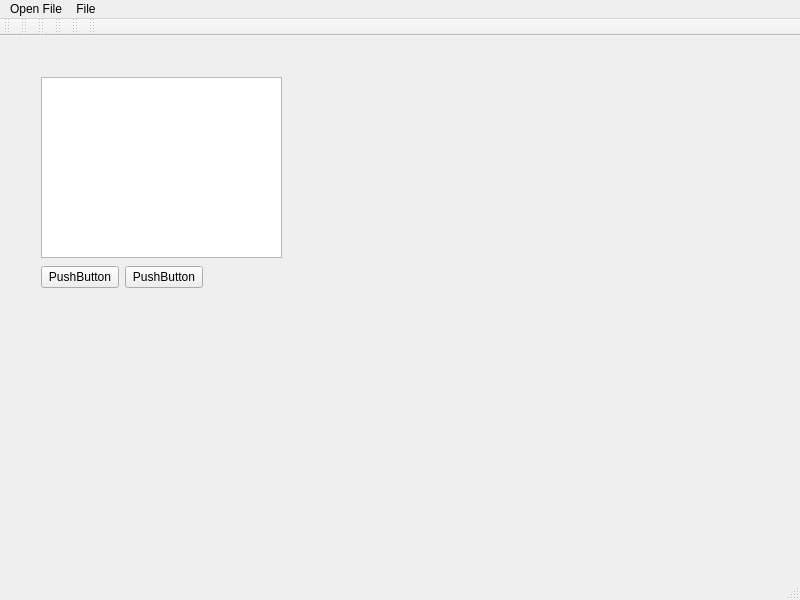
<?xml version="1.0" encoding="UTF-8"?>
<ui version="4.0">
 <class>MainWindow</class>
 <widget class="QMainWindow" name="MainWindow">
  <property name="geometry">
   <rect>
    <x>0</x>
    <y>0</y>
    <width>800</width>
    <height>600</height>
   </rect>
  </property>
  <property name="windowTitle">
   <string>MainWindow</string>
  </property>
  <widget class="QWidget" name="centralwidget">
   <widget class="QWidget" name="layoutWidget">
    <property name="geometry">
     <rect>
      <x>41</x>
      <y>31</y>
      <width>272</width>
      <height>194</height>
     </rect>
    </property>
    <layout class="QHBoxLayout" name="horizontalLayout">
     <item>
      <widget class="QWidget" name="widget" native="true">
       <widget class="QTreeView" name="treeView">
        <property name="geometry">
         <rect>
          <x>0</x>
          <y>10</y>
          <width>241</width>
          <height>181</height>
         </rect>
        </property>
       </widget>
      </widget>
     </item>
    </layout>
   </widget>
   <widget class="QWidget" name="layoutWidget">
    <property name="geometry">
     <rect>
      <x>41</x>
      <y>230</y>
      <width>162</width>
      <height>22</height>
     </rect>
    </property>
    <layout class="QHBoxLayout" name="horizontalLayout_2">
     <item>
      <widget class="QPushButton" name="pushButton">
       <property name="text">
        <string>PushButton</string>
       </property>
      </widget>
     </item>
     <item>
      <widget class="QPushButton" name="pushButton_2">
       <property name="text">
        <string>PushButton</string>
       </property>
      </widget>
     </item>
     <item>
      <spacer name="horizontalSpacer">
       <property name="orientation">
        <enum>Qt::Orientation::Horizontal</enum>
       </property>
       <property name="sizeHint" stdset="0">
        <size>
         <width>40</width>
         <height>20</height>
        </size>
       </property>
      </spacer>
     </item>
    </layout>
   </widget>
  </widget>
  <widget class="QMenuBar" name="menubar">
   <property name="geometry">
    <rect>
     <x>0</x>
     <y>0</y>
     <width>800</width>
     <height>18</height>
    </rect>
   </property>
   <widget class="QMenu" name="menuOpen_File">
    <property name="title">
     <string>Open File</string>
    </property>
   </widget>
   <widget class="QMenu" name="menuFile">
    <property name="title">
     <string>File</string>
    </property>
    <addaction name="actionOpenFile"/>
   </widget>
   <addaction name="menuOpen_File"/>
   <addaction name="menuFile"/>
  </widget>
  <widget class="QStatusBar" name="statusbar"/>
  <widget class="QToolBar" name="toolBar">
   <property name="windowTitle">
    <string>toolBar</string>
   </property>
   <attribute name="toolBarArea">
    <enum>TopToolBarArea</enum>
   </attribute>
   <attribute name="toolBarBreak">
    <bool>false</bool>
   </attribute>
  </widget>
  <widget class="QToolBar" name="toolBar_2">
   <property name="windowTitle">
    <string>toolBar_2</string>
   </property>
   <attribute name="toolBarArea">
    <enum>TopToolBarArea</enum>
   </attribute>
   <attribute name="toolBarBreak">
    <bool>false</bool>
   </attribute>
  </widget>
  <widget class="QToolBar" name="toolBar_3">
   <property name="windowTitle">
    <string>toolBar_3</string>
   </property>
   <attribute name="toolBarArea">
    <enum>TopToolBarArea</enum>
   </attribute>
   <attribute name="toolBarBreak">
    <bool>false</bool>
   </attribute>
  </widget>
  <widget class="QToolBar" name="toolBar_4">
   <property name="windowTitle">
    <string>toolBar_4</string>
   </property>
   <attribute name="toolBarArea">
    <enum>TopToolBarArea</enum>
   </attribute>
   <attribute name="toolBarBreak">
    <bool>false</bool>
   </attribute>
  </widget>
  <widget class="QToolBar" name="toolBar_5">
   <property name="windowTitle">
    <string>toolBar_5</string>
   </property>
   <attribute name="toolBarArea">
    <enum>TopToolBarArea</enum>
   </attribute>
   <attribute name="toolBarBreak">
    <bool>false</bool>
   </attribute>
  </widget>
  <widget class="QToolBar" name="toolBar_6">
   <property name="windowTitle">
    <string>toolBar_6</string>
   </property>
   <attribute name="toolBarArea">
    <enum>TopToolBarArea</enum>
   </attribute>
   <attribute name="toolBarBreak">
    <bool>false</bool>
   </attribute>
  </widget>
  <action name="actionOpenFile">
   <property name="icon">
    <iconset resource="icons.qrc">
     <normaloff>:/Icons/Icons/Snipping icon.png</normaloff>:/Icons/Icons/Snipping icon.png</iconset>
   </property>
   <property name="text">
    <string>Open File</string>
   </property>
   <property name="menuRole">
    <enum>QAction::MenuRole::NoRole</enum>
   </property>
  </action>
 </widget>
 <resources>
  <include location="icons.qrc"/>
 </resources>
 <connections/>
</ui>
